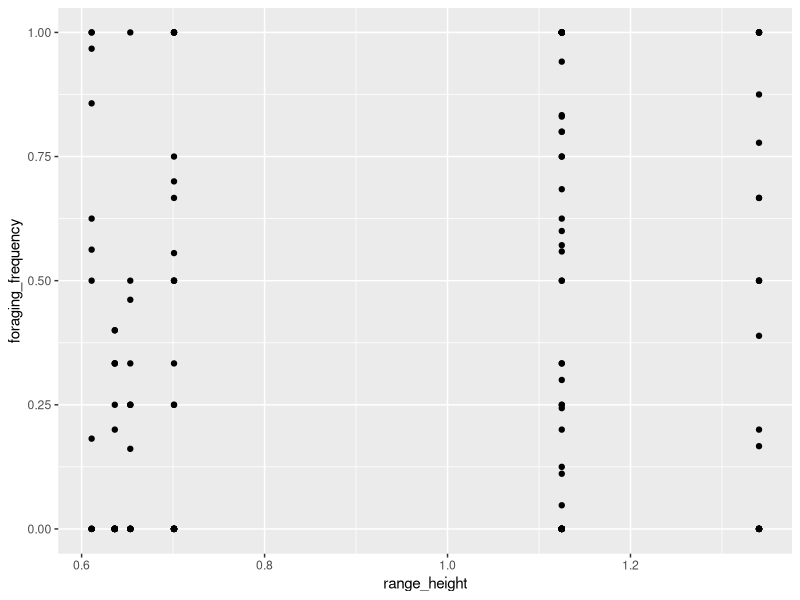

Write R code to recreate this figure.
library(tidyverse)
library(lmerTest)
library(emmeans)


biodiversity_raw <- read.csv("Biodiversity Surveys.csv")
diet_raw <- read.csv("Diet Categories.csv")
foraging_raw <- read.csv("Foraging Surveys.csv")
video_raw <- read.csv("Video Surveys.csv")

#counting how many video surveys
video_raw %>%
  count(Date, Site, Complexity_Level)


# Merge the biodiversity data set and diet categories by "Genus" and "Species" columns
bd_merged_data <- merge(biodiversity_raw, diet_raw, by = c("Genus", "Species"), all.x = TRUE)

# Remove data points with genus = "chaetodontidae" and species = "unknown"
bd_merged_data <- bd_merged_data %>%
  filter(Genus != "chaetodontidae")

# Fixing the complexity levels to go from lowest to highest
bd_merged_data$Complexity_Level <- factor(bd_merged_data$Complexity_Level, levels = c("Low", "Medium", "High"))

# Remove data points with Site equal to 3
bd_merged_data <- bd_merged_data %>%
  filter(Site != 3)

# Remove "Adult" and "Juvenile" columns
bd_merged_data <- bd_merged_data %>%
  select(-Adult, -Juvenile)

# Getting a total fish count by survey
bd_totals <- bd_merged_data %>%
  group_by(Date, Site, Complexity_Level) %>%
  summarise(total_abundance = sum(Fish_Quantity))








########## Foraging Behavior Survey Data ###########
# Merge the foraging data sets and diet categories by the 'Genus' and 'Species' columns
fd_merged_data <- merge(foraging_raw, diet_raw, by = c("Genus", "Species"), all.x = TRUE)

# Remove rows where Site is equal to 3
fd_merged_data <- fd_merged_data %>%
  filter(Site != 3)

# Merge foraging and biodiversity data by Date, Site, and Complexity_Level
fd_merged_data <- merge(fd_merged_data, bd_totals, by = c("Date", "Site", "Complexity_Level"),
                        all = TRUE)

# Remove rows with NA values
fd_merged_data <- fd_merged_data[complete.cases(fd_merged_data), ]








########## Video Survey Data ###########
# Remove specified columns from video_raw
video_raw <- subset(video_raw, select = -c(Notes, X, X.1))

# Changing the complexity levels from numeric to character variables
video_raw$Complexity_Level <- factor(video_raw$Complexity_Level,
                                     levels = c(3, 2, 1),
                                     labels = c("Low", "Medium", "High"))

# Merge the data sets by "Genus" and "Species" columns
vd_merged_data <- merge(video_raw, diet_raw, by = c("Genus", "Species"), all.x = TRUE)

# Combining the video data set by fixed columns
vd_merged_data <- merge(vd_merged_data, bd_totals, by = c("Date", "Site", "Complexity_Level"),
                        all = TRUE)

# Remove rows with NA values
vd_merged_data <- vd_merged_data[complete.cases(vd_merged_data), ]




########### Merging In-situ & Video Data Sets ###########
# Creating new columns to accommodate extra observation between video and foraging data sets
fd_merged_data$Type <- "Observer"
vd_merged_data$Type <- "Video"

# Ensure df1 and df2 have the same column names
common_columns <- intersect(names(fd_merged_data), names(vd_merged_data))

# Add missing columns to df1
missing_columns_df1 <- setdiff(names(vd_merged_data), common_columns)
fd_merged_data[missing_columns_df1] <- NA

# Add missing columns to df2
missing_columns_df2 <- setdiff(names(fd_merged_data), common_columns)
vd_merged_data[missing_columns_df2] <- NA

# Reorder columns to match
fd_merged_data <- fd_merged_data[names(vd_merged_data)]
vd_merged_data <- vd_merged_data[names(fd_merged_data)]  

# Combining data sets
full_data <- rbind(fd_merged_data, vd_merged_data)

# mutation the RTS_Location column to reflect distance of RTS_location from reef in meters
full_data <- full_data %>%
  mutate(RTS_Location = (RTS_Location) * 0.5)

# Removing columns with missing data between foraging and video data sets
clean_data <- full_data %>%
  select(-RTS, -Camera_Position, -Limu_Bait, -TimeIn_Frame, -TimeOut_Frame, -Time_Seconds)

# Fixing the complexity levels to go from lowest to highest
clean_data$Complexity_Level <- factor(clean_data$Complexity_Level, levels = c("Low", "Medium", "High"))


add_trailing_s <- function(x) {
  ifelse(grepl("s$", x), x, paste0(x, "s"))
}

clean_data$Diet_Category <- add_trailing_s(clean_data$Diet_Category)




########### Species Richness & Abundance ###########

# Calculate species richness and abundance
richness_abundance_sum <- clean_data %>%
  group_by(Complexity_Level, Site, Date) %>%
  summarise(richness = n_distinct(paste(Genus, Species)),
            abundance = sum(Fish_Quantity),
            shannon_index = -sum(Fish_Quantity/sum(Fish_Quantity) * log(Fish_Quantity/sum(Fish_Quantity))))


# Merge the richness and abundance data with si_clean_data
clean_data <- clean_data %>%
  left_join(richness_abundance_sum, by = c("Complexity_Level", "Site", "Date")) 

# Remove rows with NA values
clean_data <- na.omit(clean_data)


####### Sub-setting abundance for only HMD (herbivore diet category)
HMD_abundance <- clean_data[clean_data$Diet_Category == "Herbivores, microvores, and detritivores",] %>%
  group_by(Complexity_Level, Site, Date) %>%
  summarise(HMD_richness = n_distinct(paste(Genus, Species)),
            HMD_abundance = sum(Fish_Quantity))

# Looking at the effect of complexity level on abundance, richness, shannon index, HMD abundance
richness_abundance_sum
HMD_abundance
richness_abundance_sum <- left_join(richness_abundance_sum, HMD_abundance, by = c("Complexity_Level", "Site", "Date"))

# Replace all NA values with 0, since those were dates when there were no HMD observed
richness_abundance_sum[is.na(richness_abundance_sum)] <- 0



################################# trial complexity data, NEEDS TO BE UPDATED ###############################################################

complexity_sum <- read.csv("Complexity_Sum.csv")

complexity_sum <- complexity_sum %>%
  group_by(Site, Complexity_Level) %>%
  summarise(mean_height = mean(mean_height),
            mean_rugosity = mean(mean_rugosity),
            mean_fractal = mean(mean_fractal_dimension),
            range_height = mean(range_height),
            range_rugosity = mean(range_rugosity), 
            range_fractal = mean(range_fractal_dimension))



## merging two datasets

merged_df <- richness_abundance_sum %>%
  left_join(
    complexity_sum,
    by = c("Site", "Complexity_Level")
  )

#plots 
p1<-ggplot(merged_df, aes(x = range_height, y = richness)) +
  geom_point() +
  labs(
    title = "A.",
    x = "Height range",
    y = "Species Richness"
  ) +
  theme_minimal(base_size = 16) +
  theme(
    plot.title = element_text(size = 20),
    axis.title = element_text(size = 18),
    axis.text = element_text(size = 14),
    legend.position = "none"
  )

p2<-ggplot(merged_df, aes(x = mean_height, y = richness)) +
  geom_point() +
  labs(
    title = "B.",
    x = "Height mean",
    y = "Species Richness"
  ) +
  theme_minimal(base_size = 16) +
  theme(
    plot.title = element_text(size = 20),
    axis.title = element_text(size = 18),
    axis.text = element_text(size = 14),
    legend.position = "none"
  )


p3<-ggplot(merged_df, aes(x = range_rugosity, y = richness)) +
  geom_point() +
  labs(
    title = "C.",
    x = "Rugosity range",
    y = "Species Richness"
  ) +
  theme_minimal(base_size = 16) +
  theme(
    plot.title = element_text(size = 20),
    axis.title = element_text(size = 18),
    axis.text = element_text(size = 14),
    legend.position = "none"
  )

p4<-ggplot(merged_df, aes(x = mean_rugosity, y = richness)) +
  geom_point() +
  labs(
    title = "D.",
    x = "Rugosity mean",
    y = "Species Richness"
  ) +
  theme_minimal(base_size = 16) +
  theme(
    plot.title = element_text(size = 20),
    axis.title = element_text(size = 18),
    axis.text = element_text(size = 14),
    legend.position = "none"
  )

p5<-ggplot(merged_df, aes(x = range_fractal, y = richness)) +
  geom_point() +
  labs(
    title = "E.",
    x = "Fractal dimension range",
    y = "Species Richness"
  ) +
  theme_minimal(base_size = 16) +
  theme(
    plot.title = element_text(size = 20),
    axis.title = element_text(size = 18),
    axis.text = element_text(size = 14),
    legend.position = "none"
  )

p6<-ggplot(merged_df, aes(x = mean_fractal, y = richness)) +
  geom_point() +
  labs(
    title = "F.",
    x = "Fractcal dimension mean",
    y = "Species Richness"
  ) +
  theme_minimal(base_size = 16) +
  theme(
    plot.title = element_text(size = 20),
    axis.title = element_text(size = 18),
    axis.text = element_text(size = 14),
    legend.position = "none"
  )





# Effect of complexity on richness
richness_model <- aov(richness ~ range_height, data = merged_df)
summary(richness_model)

#LME for including mixed effects
richness_model <- lmer(richness ~ range_height + 
                         (1 | Site) + 
                         (1 | Date),
                       data = merged_df)

anova(richness_model)


############################################## need to repeat plots and continuous model for abundance, hmd abundance, shannon #################











## now to merge with foraging data

behavior_frequencies <- clean_data %>%
  group_by(RTS_Location, Complexity_Level, Diet_Category, Site, Date) %>%
  summarise(foraging_frequency = sum(Behavior == "foraging") / n(),
            swimming_frequency = sum(Behavior == "swim") / n(),
            .groups = 'drop')


## merging two datasets

behavior_merged <- behavior_frequencies %>%
  left_join(
    complexity_sum,
    by = c("Site", "Complexity_Level")
  )

#Foraging freq
foraging_freq_model <- lmer(foraging_frequency ~ range_height + RTS_Location + Diet_Category +
                              (1 | Site) + 
                              (1 | Date),
                            data = behavior_merged)
anova(foraging_freq_model)

#tukey for categories if we want to do that
emmeans(foraging_freq_model, pairwise ~ Diet_Category, adjust = "tukey")


ggplot(behavior_merged, aes(x=range_height, y=foraging_frequency)) + geom_point()




###### Foraging distance ######
foraging_merged <- clean_data %>%
  left_join(
    complexity_sum,
    by = c("Site", "Complexity_Level")
  )

foraging_dist_model <- lmer(RTS_Location ~ range_height + Diet_Category +
                              (1 | Site) + 
                              (1 | Date),
                            data = foraging_merged)
anova(foraging_dist_model)
